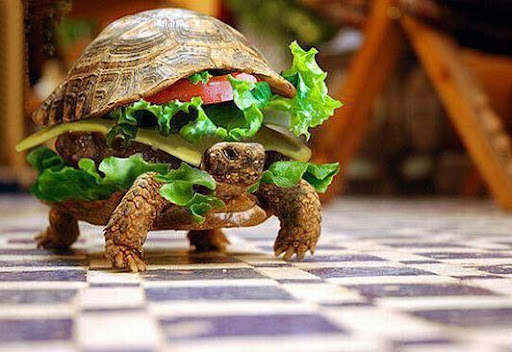
#> input picture assets/hamkroun.png, 512 x 352 px
$ python tuto1.py
#> lines starting #> are read from the running program, lines starting #| are printed output that depends on the picture; after the words box and inside, x2 and y2 are one past the last pixel; in counts of white or black regions, pixels touching at a corner belong together
# [11 lines of commented-out code are left out]
import cv2
import random
img=cv2.imread('assets/hamkroun.png',1)
#> img is the input picture: shape (352, 512, 3); mean B, G, R 92.2, 118.9, 140.6
        # [6 lines of commented-out code are left out]
tag=img[100:200,250:350]
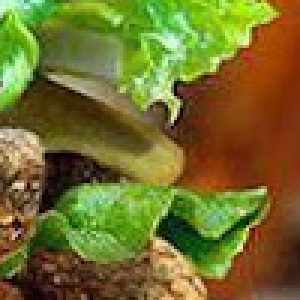
#> tag: shape (100, 100, 3) (shown 3 times larger); mean B, G, R 43.6, 110, 114.8
img[50:150,250:350]=tag
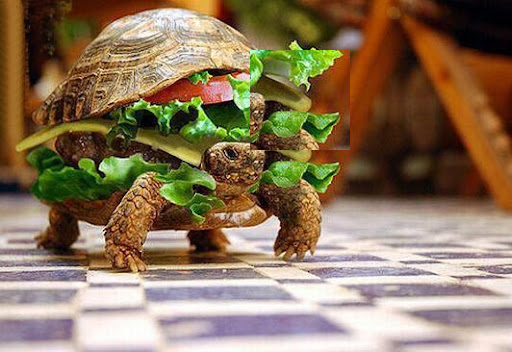
#> img: shape (352, 512, 3); 5.55% of pixels changed, all inside (x1, y1, x2, y2) = (250, 50, 350, 150)

cv2.imshow('Image',img)
cv2.waitKey(0)
cv2.destroyAllWindows()
